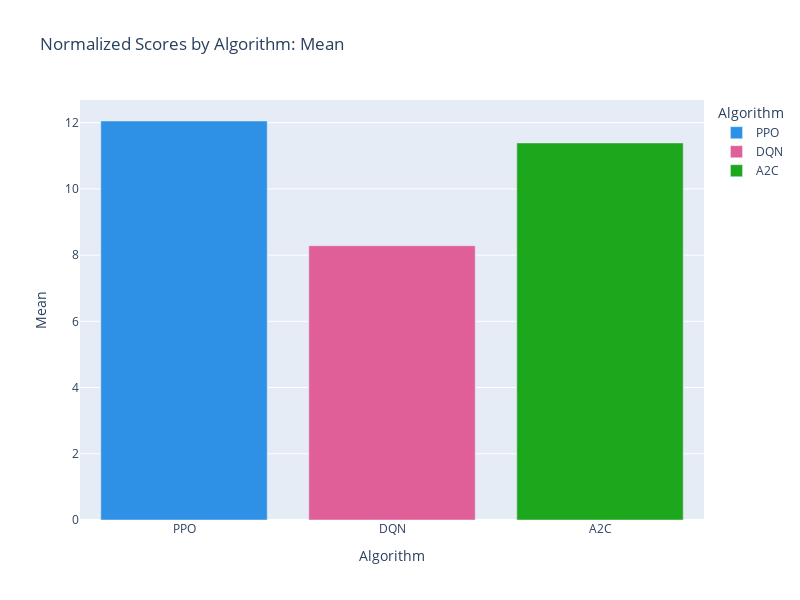

The notebook cell saved with this chart:
### Code cell
fig = px.bar(algo_breakdown, 
             x="Algorithm", 
             y="Mean", 
             color="Algorithm", 
             color_discrete_sequence=px.colors.qualitative.Dark24,
             width=800,
             height=600,
             title="Normalized Scores by Algorithm: Mean")
fig.show()

### Figure 1 — Plotly figure (JSON) as saved in the notebook; plotly's stock layout.template omitted (floating-point values rounded to 4 significant figures)
{"data": [{"alignmentgroup": "True", "hovertemplate": "Algorithm=%{x}<br>Mean=%{y}<extra></extra>", "legendgroup": "PPO", "marker": {"color": "#2E91E5", "pattern": {"shape": ""}}, "name": "PPO", "offsetgroup": "PPO", "orientation": "v", "showlegend": true, "textposition": "auto", "type": "bar", "x": ["PPO"], "xaxis": "x", "y": [12.05], "yaxis": "y"}, {"alignmentgroup": "True", "hovertemplate": "Algorithm=%{x}<br>Mean=%{y}<extra></extra>", "legendgroup": "DQN", "marker": {"color": "#E15F99", "pattern": {"shape": ""}}, "name": "DQN", "offsetgroup": "DQN", "orientation": "v", "showlegend": true, "textposition": "auto", "type": "bar", "x": ["DQN"], "xaxis": "x", "y": [8.284], "yaxis": "y"}, {"alignmentgroup": "True", "hovertemplate": "Algorithm=%{x}<br>Mean=%{y}<extra></extra>", "legendgroup": "A2C", "marker": {"color": "#1CA71C", "pattern": {"shape": ""}}, "name": "A2C", "offsetgroup": "A2C", "orientation": "v", "showlegend": true, "textposition": "auto", "type": "bar", "x": ["A2C"], "xaxis": "x", "y": [11.39], "yaxis": "y"}], "layout": {"barmode": "relative", "height": 600, "legend": {"title": {"text": "Algorithm"}, "tracegroupgap": 0}, "title": {"text": "Normalized Scores by Algorithm: Mean"}, "width": 800, "xaxis": {"anchor": "y", "categoryarray": ["PPO", "DQN", "A2C"], "categoryorder": "array", "domain": [0, 1], "title": {"text": "Algorithm"}}, "yaxis": {"anchor": "x", "domain": [0, 1], "title": {"text": "Mean"}}}}
